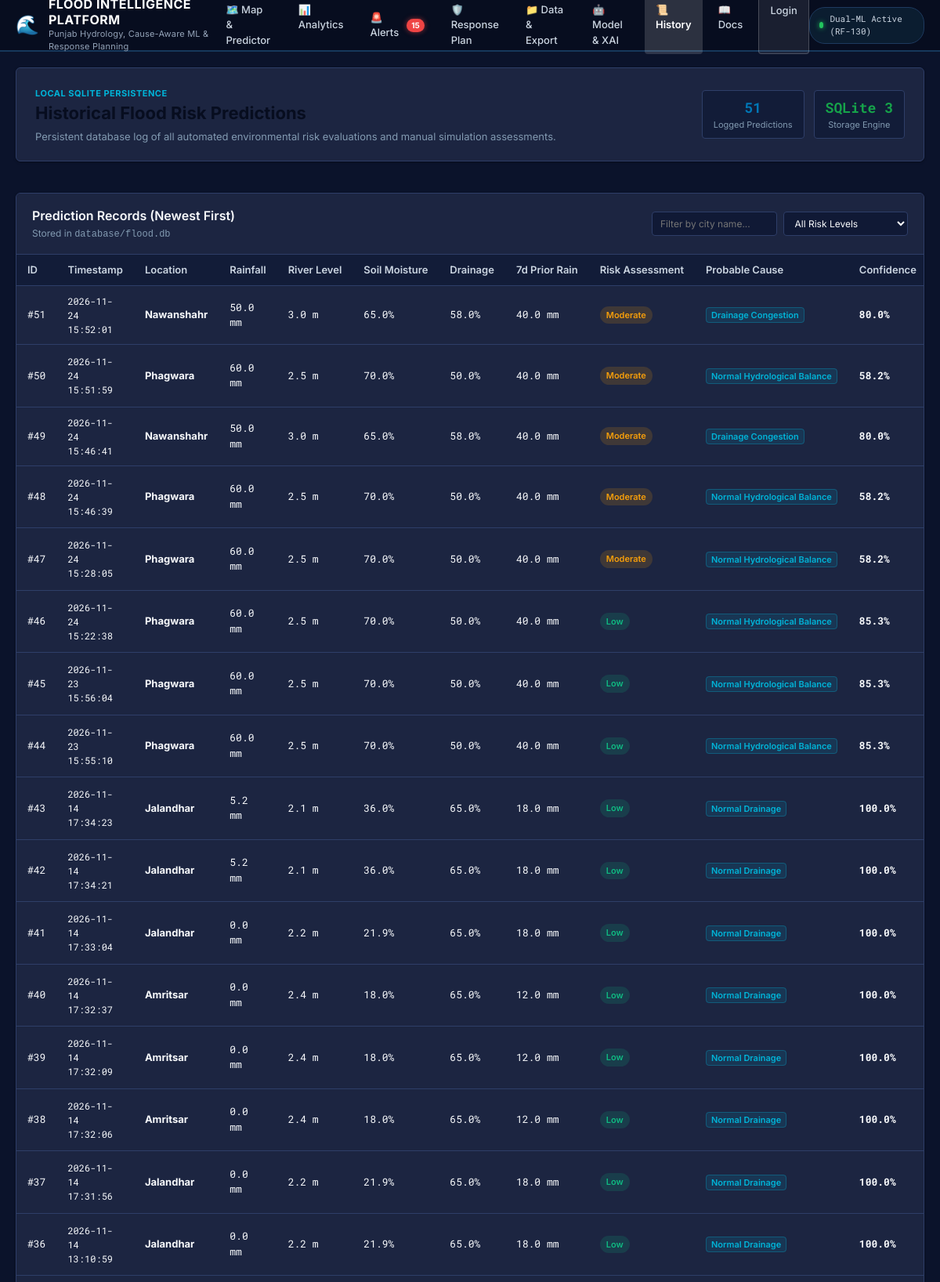
The app's page /history (upper part) with its own data.
### tables this page shows
CREATE TABLE predictions (
            id INTEGER PRIMARY KEY AUTOINCREMENT,
            location_name TEXT NOT NULL,
            latitude REAL NOT NULL,
            longitude REAL NOT NULL,
            rainfall_mm REAL NOT NULL,
            temp_c REAL NOT NULL,
            humidity_pct REAL NOT NULL,
            river_water_level_m REAL NOT NULL,
            soil_moisture_pct REAL NOT NULL,
            prev_rainfall_7d_mm REAL NOT NULL,
            elevation_m REAL NOT NULL,
            distance_to_river_km REAL NOT NULL,
            risk_level INTEGER NOT NULL,
            risk_label TEXT NOT NULL,
            confidence_pct REAL NOT NULL,
            data_source TEXT NOT NULL,
            created_at TIMESTAMP DEFAULT CURRENT_TIMESTAMP
        , drainage_capacity_pct REAL DEFAULT 65.0, probable_cause TEXT DEFAULT 'Normal Drainage');

### app.py (the view)
@app.route("/history")
def history():
    records = get_recent_predictions(limit=150)
    return render_template("history.html", records=records)

### database/db.py (called while the page is built)
def get_db_connection():
    conn = sqlite3.connect(DB_PATH)
    conn.row_factory = sqlite3.Row
    return conn

def get_recent_predictions(limit=50):
    init_db()
    conn = get_db_connection()
    cursor = conn.cursor()
    cursor.execute("""
        SELECT * FROM predictions
        ORDER BY id DESC
        LIMIT ?
    """, (limit,))
    rows = cursor.fetchall()
    results = [dict(row) for row in rows]
    conn.close()
    return results

### templates/history.html (shortened to what this page needs)
{% extends "base.html" %}
{% block content %}
<div class="history-page-container">
    <div class="page-header card">
        <div class="header-content">
            <span class="page-tag">LOCAL SQLITE PERSISTENCE</span>
            <h1 class="page-title">Historical Flood Risk Predictions</h1>
            <p class="page-description">
                Persistent database log of all automated environmental risk evaluations and manual simulation assessments.
            </p>
        </div>
        <div class="header-badges">
            <div class="stat-pill">
                <span class="s-val text-primary">{{ records|length }}</span>
                <span class="s-label">Logged Predictions</span>
            </div>
            <div class="stat-pill">
                <span class="s-val text-success">SQLite 3</span>
                <span class="s-label">Storage Engine</span>
            </div>
        </div>
    </div>
    <div class="card mt-4">
        <div class="card-header">
            <div class="card-title-group">
                <h2 class="card-title">Prediction Records (Newest First)</h2>
                <p class="card-subtitle">Stored in <code>database/flood.db</code></p>
            </div>
            <div class="filter-group">
                <input type="text" id="history-search" class="form-input form-sm" placeholder="Filter by city name...">
                <select id="history-risk-filter" class="form-select form-sm">
                    <option value="all">All Risk Levels</option>
                </select>
            </div>
        </div>
        <div class="table-responsive">
            <table class="data-table history-table" id="history-data-table">
                <thead>
                    <tr>
                        <th>ID</th>
                        <th>Timestamp</th>
                        <th>Location</th>
                        <th>Rainfall</th>
                        <th>River Level</th>
                        <th>Soil Moisture</th>
                        <th>Drainage</th>
                        <th>7d Prior Rain</th>
                        <th>Risk Assessment</th>
                        <th>Probable Cause</th>
                        <th>Confidence</th>
                    </tr>
                </thead>
                <tbody>
                    {% if records %}
                        {% for r in records %}
                        <tr class="history-row" data-city="{{ r.location_name }}" data-risk="{{ r.risk_label }}">
                            <td class="font-mono text-muted">#{{ r.id }}</td>
                            <td class="font-mono text-sm">{{ r.created_at }}</td>
                            <td><strong>{{ r.location_name }}</strong></td>
                            <td class="font-mono">{{ r.rainfall_mm }} mm</td>
                            <td class="font-mono">{{ r.river_water_level_m }} m</td>
                            <td class="font-mono">{{ r.soil_moisture_pct }}%</td>
                            <td class="font-mono">{{ r.drainage_capacity_pct }}%</td>
                            <td class="font-mono">{{ r.prev_rainfall_7d_mm }} mm</td>
                            <td>
                                {% if r.risk_label == 'Low' %}
                                    <span class="badge badge-low">Low</span>
                                {% elif r.risk_label == 'Moderate' %}
                                    <span class="badge badge-mod">Moderate</span>
                                {% elif r.risk_label == 'High' %}
                                    <span class="badge badge-high">High</span>
                                {% else %}
                                    <span class="badge badge-sev">Severe</span>
                                {% endif %}
                            </td>
                            <td>
                                <span class="cause-tag-table">{{ r.probable_cause or 'Normal Drainage' }}</span>
                            </td>
                            <td class="font-mono font-bold">{{ r.confidence_pct }}%</td>
                        </tr>
                        {% endfor %}
                    {% else %}
                        <tr>
                            <td colspan="10" class="text-center py-4 text-muted">
                                No prediction records found in the database. Run predictions from the Interactive Map to populate this log.
                            </td>
                        </tr>
                    {% endif %}
                </tbody>
            </table>
        </div>
    </div>
</div>
{% endblock %}

### static/css/style.css (style rules this page uses)
:root { --primary: #0077b6; --primary-dark: #070d1f; --primary-light: #0096c7; --accent: #00b4d8; --accent-hover: #48cae4; --cyan-glow: rgba(0, 180, 216, 0.25); --bg-main: #0b132b; --bg-card: #1c2541; --bg-card-hover: #233154; --bg-subtle: #121c38; --bg-input: #101935; --border-color: #2e3e68; --border-focus: #00b4d8; --text-primary: #f8fafc; --text-secondary: #cbd5e1; --text-muted: #829ab1; --text-light: #ffffff; --risk-low: #10b981; --risk-low-bg: rgba(16, 185, 129, 0.16); --risk-low-border: #059669; --risk-mod: #f59e0b; --risk-mod-bg: rgba(245, 158, 11, 0.16); --risk-mod-border: #d97706; --risk-high: #f97316; --risk-high-bg: rgba(249, 115, 22, 0.16); --risk-high-border: #ea580c; --risk-sev: #ef4444; --risk-sev-bg: rgba(239, 68, 68, 0.18); --risk-sev-border: #dc2626; --font-sans: 'Inter', -apple-system, BlinkMacSystemFont, "Segoe UI", Roboto, sans-serif; --font-mono: 'Roboto Mono', Menlo, Monaco, Consolas, monospace; --radius-sm: 4px; --radius-md: 6px; --radius-lg: 8px; --shadow-sm: 0 1px 3px 0 rgba(0, 0, 0, 0.35); --shadow-md: 0 4px 8px -1px rgba(0, 0, 0, 0.45), 0 2px 4px -1px rgba(0, 0, 0, 0.3); }
* { box-sizing: border-box; margin: 0; padding: 0; }
body { font-family: var(--font-sans); background-color: var(--bg-main); color: var(--text-primary); line-height: 1.5; font-size: 14px; min-height: 100vh; display: flex; flex-direction: column; }
.card { background-color: var(--bg-card); border: 1px solid var(--border-color); border-radius: var(--radius-md); box-shadow: var(--shadow-sm); overflow: hidden; }
.card-header { padding: 16px 20px; border-bottom: 1px solid var(--border-color); display: flex; justify-content: space-between; align-items: center; background-color: var(--bg-card); }
.card-title { font-size: 16px; font-weight: 600; color: var(--text-primary); }
.card-subtitle { font-size: 12px; color: var(--text-muted); margin-top: 2px; }
.form-select, .form-input { width: 100%; padding: 8px 12px; font-size: 13px; font-family: var(--font-sans); border: 1px solid var(--border-color); border-radius: var(--radius-sm); background-color: var(--bg-input); color: var(--text-primary); outline: none; transition: border-color 0.15s ease, box-shadow 0.15s ease; }
.form-sm { padding: 6px 10px; font-size: 12px; }
.table-responsive { width: 100%; overflow-x: auto; }
.data-table { width: 100%; border-collapse: collapse; font-size: 13px; text-align: left; }
.data-table th { background-color: var(--bg-subtle); color: var(--text-secondary); font-weight: 600; padding: 10px 14px; border-bottom: 1px solid var(--border-color); white-space: nowrap; }
.data-table td { padding: 10px 14px; border-bottom: 1px solid var(--border-color); color: var(--text-primary); }
.badge { display: inline-block; padding: 3px 8px; border-radius: 12px; font-size: 11px; font-weight: 600; text-align: center; }
.badge-low { background-color: var(--risk-low-bg); color: var(--risk-low); }
.badge-mod { background-color: var(--risk-mod-bg); color: var(--risk-mod); }
.model-page-container, .history-page-container, .about-page-container { display: flex; flex-direction: column; gap: 20px; }
.page-header { padding: 20px 24px; display: flex; justify-content: space-between; align-items: center; flex-wrap: wrap; gap: 16px; }
.page-tag { font-size: 11px; font-weight: 700; color: var(--accent); letter-spacing: 0.5px; }
.page-title { font-size: 22px; font-weight: 700; color: var(--primary-dark); }
.page-description { font-size: 13px; color: var(--text-muted); margin-top: 4px; }
.header-badges { display: flex; gap: 12px; }
.stat-pill { background-color: var(--bg-subtle); border: 1px solid var(--border-color); border-radius: var(--radius-sm); padding: 8px 14px; display: flex; flex-direction: column; align-items: center; }
.s-val { font-family: var(--font-mono); font-size: 18px; font-weight: 700; }
.s-label { font-size: 11px; color: var(--text-muted); }
.mt-4 { margin-top: 20px; }
.font-mono { font-family: var(--font-mono); }
.font-bold { font-weight: 700; }
.text-success { color: #16a34a; }
.text-primary { color: var(--primary); }
.text-muted { color: var(--text-muted); }
.text-sm { font-size: 12px; }
.filter-group { display: flex; gap: 8px; }
.cause-tag-table { font-size: 11px; font-weight: 600; color: var(--accent); background-color: rgba(0, 180, 216, 0.12); padding: 2px 6px; border-radius: var(--radius-sm); border: 1px solid rgba(0, 180, 216, 0.3); white-space: nowrap; }

### records on screen
predictions: id "51", created_at "2026-11-24 15:52:01", location_name "Nawanshahr", rainfall_mm "50.0", river_water_level_m "3.0", soil_moisture_pct "65.0", drainage_capacity_pct "58.0", prev_rainfall_7d_mm "40.0", risk_label "Moderate", probable_cause "Drainage Congestion", confidence_pct "80.0"
predictions: id "50", created_at "2026-11-24 15:51:59", location_name "Phagwara", rainfall_mm "60.0", river_water_level_m "2.5", soil_moisture_pct "70.0", drainage_capacity_pct "50.0", prev_rainfall_7d_mm "40.0", risk_label "Moderate", probable_cause "Normal Hydrological Balance", confidence_pct "58.2"
predictions: id "49", created_at "2026-11-24 15:46:41", location_name "Nawanshahr", rainfall_mm "50.0", river_water_level_m "3.0", soil_moisture_pct "65.0", drainage_capacity_pct "58.0", prev_rainfall_7d_mm "40.0", risk_label "Moderate", probable_cause "Drainage Congestion", confidence_pct "80.0"
predictions: id "48", created_at "2026-11-24 15:46:39", location_name "Phagwara", rainfall_mm "60.0", river_water_level_m "2.5", soil_moisture_pct "70.0", drainage_capacity_pct "50.0", prev_rainfall_7d_mm "40.0", risk_label "Moderate", probable_cause "Normal Hydrological Balance", confidence_pct "58.2"
predictions: id "47", created_at "2026-11-24 15:28:05", location_name "Phagwara", rainfall_mm "60.0", river_water_level_m "2.5", soil_moisture_pct "70.0", drainage_capacity_pct "50.0", prev_rainfall_7d_mm "40.0", risk_label "Moderate", probable_cause "Normal Hydrological Balance", confidence_pct "58.2"
predictions: id "46", created_at "2026-11-24 15:22:38", location_name "Phagwara", rainfall_mm "60.0", river_water_level_m "2.5", soil_moisture_pct "70.0", drainage_capacity_pct "50.0", prev_rainfall_7d_mm "40.0", risk_label "Low", probable_cause "Normal Hydrological Balance", confidence_pct "85.3"
predictions: id "45", created_at "2026-11-23 15:56:04", location_name "Phagwara", rainfall_mm "60.0", river_water_level_m "2.5", soil_moisture_pct "70.0", drainage_capacity_pct "50.0", prev_rainfall_7d_mm "40.0", risk_label "Low", probable_cause "Normal Hydrological Balance", confidence_pct "85.3"
predictions: id "44", created_at "2026-11-23 15:55:10", location_name "Phagwara", rainfall_mm "60.0", river_water_level_m "2.5", soil_moisture_pct "70.0", drainage_capacity_pct "50.0", prev_rainfall_7d_mm "40.0", risk_label "Low", probable_cause "Normal Hydrological Balance", confidence_pct "85.3"
predictions: id "43", created_at "2026-11-14 17:34:23", location_name "Jalandhar", rainfall_mm "5.2", river_water_level_m "2.1", soil_moisture_pct "36.0", drainage_capacity_pct "65.0", prev_rainfall_7d_mm "18.0", risk_label "Low", probable_cause "Normal Drainage", confidence_pct "100.0"
predictions: id "42", created_at "2026-11-14 17:34:21", location_name "Jalandhar", rainfall_mm "5.2", river_water_level_m "2.1", soil_moisture_pct "36.0", drainage_capacity_pct "65.0", prev_rainfall_7d_mm "18.0", risk_label "Low", probable_cause "Normal Drainage", confidence_pct "100.0"
predictions: id "41", created_at "2026-11-14 17:33:04", location_name "Jalandhar", rainfall_mm "0.0", river_water_level_m "2.2", soil_moisture_pct "21.9", drainage_capacity_pct "65.0", prev_rainfall_7d_mm "18.0", risk_label "Low", probable_cause "Normal Drainage", confidence_pct "100.0"
predictions: id "40", created_at "2026-11-14 17:32:37", location_name "Amritsar", rainfall_mm "0.0", river_water_level_m "2.4", soil_moisture_pct "18.0", drainage_capacity_pct "65.0", prev_rainfall_7d_mm "12.0", risk_label "Low", probable_cause "Normal Drainage", confidence_pct "100.0"
predictions: id "39", created_at "2026-11-14 17:32:09", location_name "Amritsar", rainfall_mm "0.0", river_water_level_m "2.4", soil_moisture_pct "18.0", drainage_capacity_pct "65.0", prev_rainfall_7d_mm "12.0", risk_label "Low", probable_cause "Normal Drainage", confidence_pct "100.0"
predictions: id "38", created_at "2026-11-14 17:32:06", location_name "Amritsar", rainfall_mm "0.0", river_water_level_m "2.4", soil_moisture_pct "18.0", drainage_capacity_pct "65.0", prev_rainfall_7d_mm "12.0", risk_label "Low", probable_cause "Normal Drainage", confidence_pct "100.0"
predictions: id "37", created_at "2026-11-14 17:31:56", location_name "Jalandhar", rainfall_mm "0.0", river_water_level_m "2.2", soil_moisture_pct "21.9", drainage_capacity_pct "65.0", prev_rainfall_7d_mm "18.0", risk_label "Low", probable_cause "Normal Drainage", confidence_pct "100.0"
predictions: id "36", created_at "2026-11-14 13:10:59", location_name "Jalandhar", rainfall_mm "0.0", river_water_level_m "2.2", soil_moisture_pct "21.9", drainage_capacity_pct "65.0", prev_rainfall_7d_mm "18.0", risk_label "Low", probable_cause "Normal Drainage", confidence_pct "100.0"

### other values on screen
{{ records|length }} "51"
